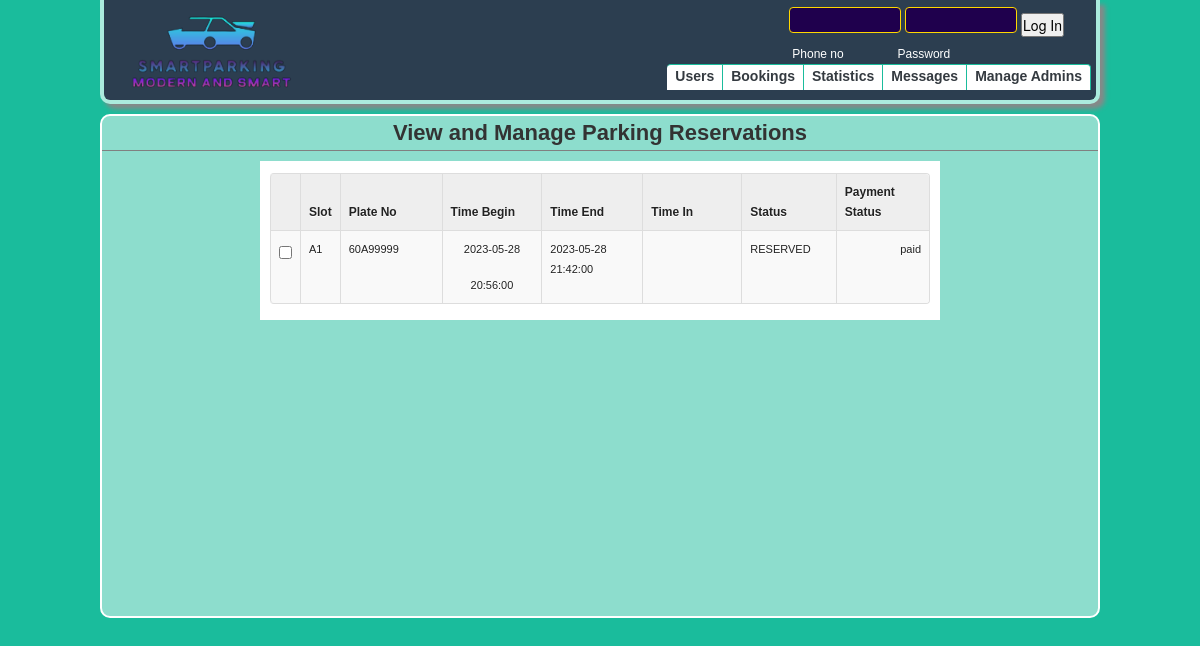
Page /0/bookings.php on the committed database.
### tables this page shows
CREATE TABLE `zones` (
  `slot` text NOT NULL,
  `status` text NOT NULL,
  `plateno` text NOT NULL,
  `paynum` text DEFAULT NULL,
  `timebegin` datetime DEFAULT NULL,
  `timeend` datetime DEFAULT NULL,
  `charge` text DEFAULT NULL,
  `id` int(5) NOT NULL,
  `phone` text DEFAULT NULL,
  `timein` datetime DEFAULT NULL,
  `timeout` datetime DEFAULT NULL,
  `pays` varchar(10) DEFAULT NULL
);

### 0/bookings.php (the view, shortened to what this page needs)
<!DOCTYPE html>
<html xmlns="http://www.w3.org/1999/xhtml">
<head>
    <?php
			include('../inc/adminhead.php');
	?>
</head>
<body>
    <section id="container">
        <?php
			include('../inc/adminheader.php');
			include('../inc/connect.php');
	?>
        <section id="content">
            <div>
                <p class="phead">View and Manage Parking Reservations</p>
                <div style="width:660px;background:white;padding:10px;margin:auto;">
                    <table cellpadding="0" cellspacing="0" border="0" class="table table-striped table-bordered"
                        id="example">
                        <thead>
                            <tr>
                                <th></th>
                                <th>Slot</th>
                                <th style="width:90px;">Plate No</th>
                                <th style="width:90px;">Time Begin</th>
                                <th style="width:90px;">Time End</th>
                                <th style="width:90px;">Time In</th>
                                <th style="width:80px;">Status</th>
                                <th style="width:80px;">Payment Status</th>
                            </tr>
                        </thead>
                        <tbody>
                            <?php
							$query=mysqli_query($connect, "select * from zones")or die(mysqli_error($connect));
							while($row=mysqli_fetch_array($query)){
							$id=$row['id'];
                            $pays=$row['pays'];
							?>
                            <tr>
                                <td>
                                    <input name="selector[]" type="checkbox" value="<?php echo $id; ?>">
                                </td>
                                <td><?php echo $row['slot'] ?></td>
                                <td><?php echo $row['plateno'] ?></td>
                                <td><?php echo $row['timebegin'] ?></td>
                                <td><?php echo $row['timeend'] ?></td>
                                <td><?php echo $row['timein'] ?></td>
                                <td><?php echo $row['status'] ?></td>
                                <td>
                                    <?php
                                        if($pays == NULL) {
                                            echo "<form method='post' action='updatepaystatus.php'>
                                            <input type='hidden' name='id' value='$id' >
                                            <input type='submit' class='btn btn-danger' value='updatepays' name='updatepays'>
                                            </form>";
                                        }else {
                                            echo "paid";
                                        }
                                    ?>
                                </td>
                            </tr>
                            <?php } ?>
                        </tbody>
                    </table>
                </div>
            </div>
        </section>
    </section>
</body>
</html>

### styles/adminstyles.css (style rules this page uses)
* { margin: 0; padding: 0; font-family: Verdana, Arial, Helvetica, sans-serif; font-size: 14px; }
body { background-color: #1abc9c; }
#container { width: 1000px; margin: auto; }
#content { margin-top: 10px; border-radius: 10px; min-height: 500px; border: solid 2px white; background: rgba(255, 255, 255, 0.5); z-index: 1; }
.phead { font-size: 22px; font-weight: bold; text-align: center; text-indent: 0; padding: 7px; border-bottom: solid 1px gray; }

### styles/adminpager.css (style rules this page uses)
table { border-collapse: separate; border-spacing: 0; color: #666666; text-shadow: 0 1px 0 #ffffff; border: 1px solid #cccccc; margin: 0 auto; font-family: arial; margin-top: 2px; width: 580px; }
table thead tr th { background: none repeat scroll 0 0 #eeeeee; color: #222222; padding: 5px 7px; text-align: left; border-top: 0 none; font-size: 12px; }
table tbody tr td { font-size: 11px; text-align: center; padding: 10px 14px; border-top: 1px solid #dddddd; color: #222; }
table tbody tr td:nth-child(4) { width: 83px; text-align: center; padding: 0; line-height: 36px; }
table tbody tr td:last-child { width: 43px; text-align: right; }

### rows in the picture
zones: slot "A1", plateno "60A99999", timebegin "2023-05-28 20:56:00", timeend "2023-05-28 21:42:00", status "RESERVED", pays "paid"
